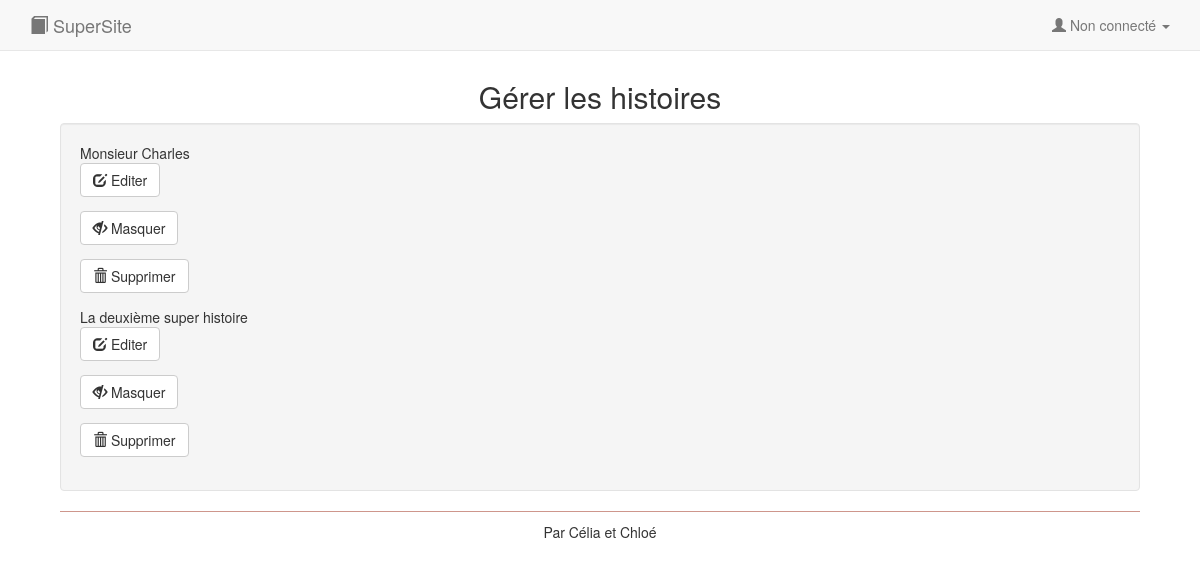
Page /gerer_hist.php on the earlier database version.
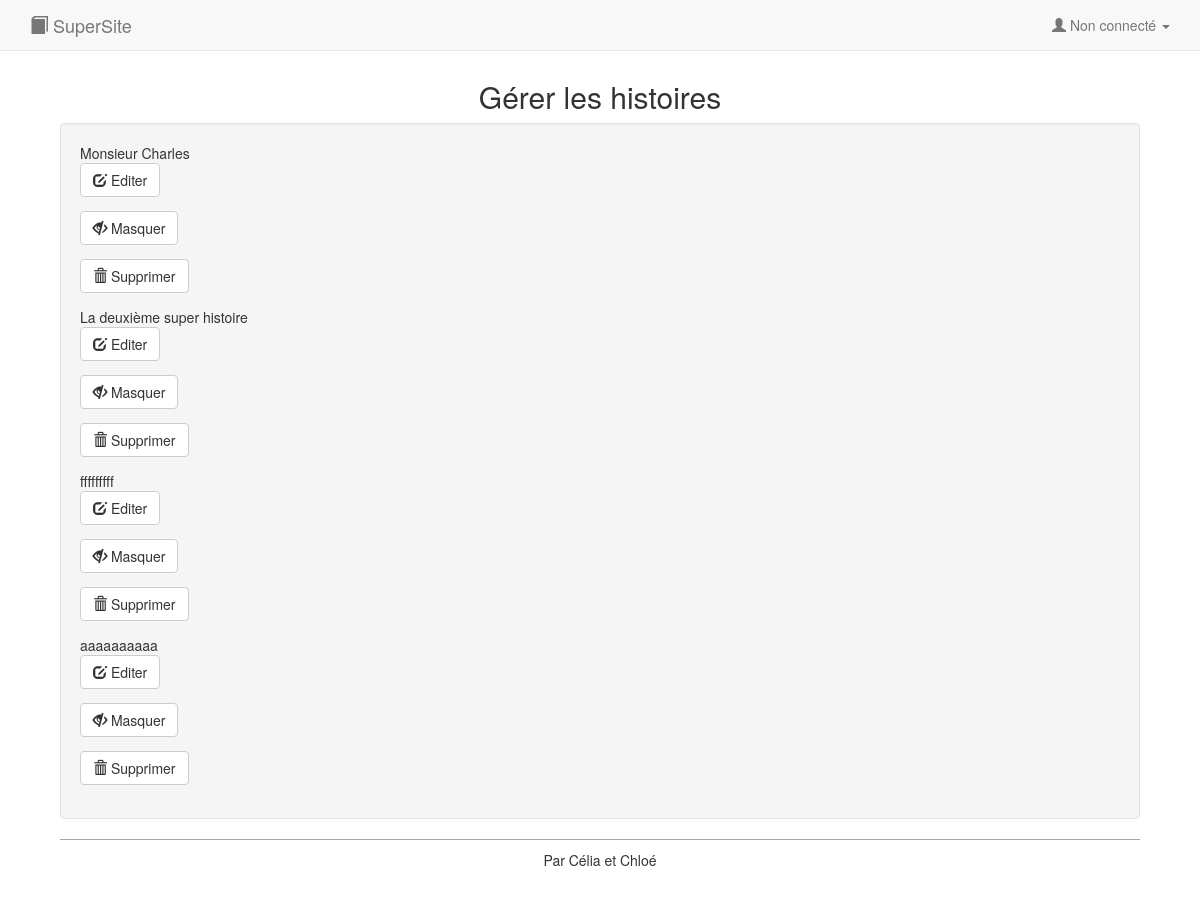
Same page on the later database version.
### tables this page shows
CREATE TABLE `histoire` (
  `id_hist` int(11) NOT NULL,
  `titre` varchar(50) NOT NULL,
  `image` varchar(20) NOT NULL,
  `description` varchar(700) NOT NULL,
  `affichee` tinyint(1) NOT NULL DEFAULT 1,
  `id_sit_initiale` int(11) NOT NULL,
  `id_sit_finale` int(11) NOT NULL
);

### gerer_hist.php (the view)
<?php require "head.php";
    require "connect.php";
    require "header.php";?>
    <body>
        <h2 class="text-center">Gérer les histoires</h2>
        <div>
                <?php if($BDD){
                    $req = "SELECT * FROM histoire ORDER BY id_hist";
                    $reponse = $BDD->prepare($req);
                    $reponse -> execute();
                    $histoires = $reponse->fetchAll();
                }?>
                <div class="well">
                <?php foreach($histoires as $histoire){?>
                    <fieldset>
                        <?php echo $histoire['titre']?>
                        <form action="edit.php?id_hist=<?=$histoire['id_hist']?>" method="POST">
                            <button type="submit" name="editer" class="btn btn-default btn-secondary"><span class="glyphicon glyphicon-edit"></span> Editer</button>
                        </form >
                            <?php if($histoire['affichee']==1){?>
                            <form action="submit.php" method="POST">
                                <button type="hidden" name="masquer" class="btn btn-default btn-secondary" value="<?php echo $histoire['id_hist']?>"><span class="glyphicon glyphicon-eye-close"></span> Masquer</button>
                            </form>
                            <?php }
                                else{?>
                                <form action="submit.php" method="POST">
                                    <button type="hidden" name ="afficher" class="btn btn-default btn-secondary" value="<?php echo $histoire['id_hist']?>"><span class="glyphicon glyphicon-eye-open"></span> Afficher</button>
                                </form>
                            <?php } ?>
                        <form role="form" action="submit.php" method="POST">
                            <button type="hidden" name ="supprimer" class="btn btn-default btn-secondary" value="<?php echo $histoire['id_hist']?>"><span class="glyphicon glyphicon-trash"></span> Supprimer</button><br/>
                        </form>
                       <?php } ?>
                    </fieldset>
                </div>
        </div>
    </body>
<?php require "footer.php";?>

### head.php (shortened to what this page needs)
<head>
    <link href="lib/bootstrap/css/bootstrap.min.css" rel="stylesheet">
    <link href="css/style.css" rel="stylesheet">
</head>

### header.php (shortened to what this page needs)
<nav class="navbar navbar-default navbar-fixed-top" role="navigation">
    <div class="container">
        <div class="navbar-header">
            <a class="navbar-brand" href="index.php"><span class="glyphicon glyphicon-book"></span> SuperSite</a>
        </div>
            <ul class="nav navbar-nav navbar-right">
                <?php if (isset($_SESSION['login'])) { ?>
                    <li class="dropdown">
                        <a href="#" class="dropdown-toggle" data-toggle="dropdown">
                            <span class="glyphicon glyphicon-user"></span> Bienvenue, <?= $_SESSION['login'] ?> <b class="caret"></b>
                        </a>
                        <ul class="dropdown-menu">
                            <li><a href="logout.php">Se déconnecter</a></li>
                        </ul>
                    </li>
                <?php } else { ?>
                    <li class="dropdown">
                        <a href="#" class="dropdown-toggle" data-toggle="dropdown">
                            <span class="glyphicon glyphicon-user"></span> Non connecté <b class="caret"></b>
                        </a>
                    </li>
            </ul>
                <?php } ?>
        </div>
</nav>

### footer.php (shortened to what this page needs)
<footer class="footer">
    Par Célia et Chloé
</footer>

### css/style.css (style rules this page uses)
body { padding: 5%; }
.footer { border-top: 1px solid rgb(206, 150, 140); padding-top: 10px; margin-bottom: 10px; text-align: center; }

Differences in the rows shown:
added histoire: titre "fffffffff", $histoire['id_hist'] 24 (drawn)
added histoire: titre "aaaaaaaaaa", $histoire['id_hist'] 26 (drawn)
